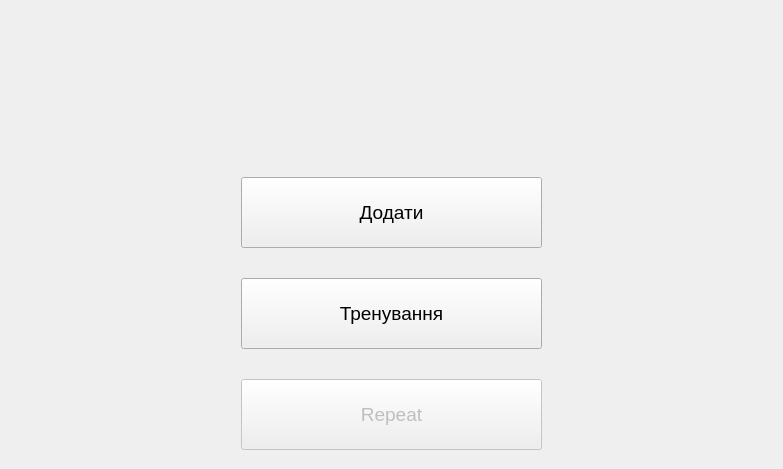
<?xml version="1.0" encoding="UTF-8"?>
<ui version="4.0">
 <class>mainwin</class>
 <widget class="QWidget" name="mainwin">
  <property name="geometry">
   <rect>
    <x>0</x>
    <y>0</y>
    <width>783</width>
    <height>469</height>
   </rect>
  </property>
  <property name="windowTitle">
   <string>Form</string>
  </property>
  <layout class="QHBoxLayout" name="horizontalLayout">
   <item>
    <spacer name="horizontalSpacer_2">
     <property name="orientation">
      <enum>Qt::Horizontal</enum>
     </property>
     <property name="sizeType">
      <enum>QSizePolicy::Expanding</enum>
     </property>
     <property name="sizeHint" stdset="0">
      <size>
       <width>40</width>
       <height>20</height>
      </size>
     </property>
    </spacer>
   </item>
   <item>
    <layout class="QVBoxLayout" name="verticalLayout">
     <property name="spacing">
      <number>25</number>
     </property>
     <item>
      <widget class="QLabel" name="label">
       <property name="sizePolicy">
        <sizepolicy hsizetype="Fixed" vsizetype="Fixed">
         <horstretch>0</horstretch>
         <verstretch>0</verstretch>
        </sizepolicy>
       </property>
       <property name="minimumSize">
        <size>
         <width>301</width>
         <height>131</height>
        </size>
       </property>
       <property name="text">
        <string/>
       </property>
       <property name="pixmap">
        <pixmap resource="../Sourse/sourse.qrc">:/new/img/English_language.png</pixmap>
       </property>
       <property name="scaledContents">
        <bool>false</bool>
       </property>
       <property name="alignment">
        <set>Qt::AlignLeading|Qt::AlignLeft|Qt::AlignTop</set>
       </property>
      </widget>
     </item>
     <item>
      <widget class="QPushButton" name="pushButton">
       <property name="sizePolicy">
        <sizepolicy hsizetype="Fixed" vsizetype="Fixed">
         <horstretch>0</horstretch>
         <verstretch>0</verstretch>
        </sizepolicy>
       </property>
       <property name="minimumSize">
        <size>
         <width>301</width>
         <height>71</height>
        </size>
       </property>
       <property name="font">
        <font>
         <family>Ubuntu</family>
         <pointsize>14</pointsize>
        </font>
       </property>
       <property name="text">
        <string>Додати</string>
       </property>
      </widget>
     </item>
     <item>
      <widget class="QPushButton" name="pushButton_2">
       <property name="sizePolicy">
        <sizepolicy hsizetype="Fixed" vsizetype="Fixed">
         <horstretch>0</horstretch>
         <verstretch>0</verstretch>
        </sizepolicy>
       </property>
       <property name="minimumSize">
        <size>
         <width>301</width>
         <height>71</height>
        </size>
       </property>
       <property name="font">
        <font>
         <family>Ubuntu</family>
         <pointsize>14</pointsize>
        </font>
       </property>
       <property name="text">
        <string>Тренування</string>
       </property>
      </widget>
     </item>
     <item>
      <widget class="QPushButton" name="pushButton_3">
       <property name="enabled">
        <bool>false</bool>
       </property>
       <property name="sizePolicy">
        <sizepolicy hsizetype="Fixed" vsizetype="Fixed">
         <horstretch>0</horstretch>
         <verstretch>0</verstretch>
        </sizepolicy>
       </property>
       <property name="minimumSize">
        <size>
         <width>301</width>
         <height>71</height>
        </size>
       </property>
       <property name="font">
        <font>
         <family>Ubuntu</family>
         <pointsize>14</pointsize>
        </font>
       </property>
       <property name="visible">
        <bool>false</bool>
       </property>
       <property name="text">
        <string>Repeat</string>
       </property>
      </widget>
     </item>
    </layout>
   </item>
   <item>
    <spacer name="horizontalSpacer">
     <property name="orientation">
      <enum>Qt::Horizontal</enum>
     </property>
     <property name="sizeType">
      <enum>QSizePolicy::Expanding</enum>
     </property>
     <property name="sizeHint" stdset="0">
      <size>
       <width>40</width>
       <height>20</height>
      </size>
     </property>
    </spacer>
   </item>
  </layout>
 </widget>
 <resources>
  <include location="../Sourse/sourse.qrc"/>
 </resources>
 <connections/>
</ui>
